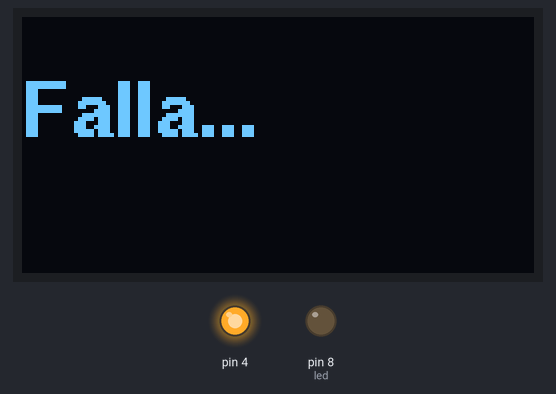
The sketch below on a simulated Arduino Uno, built with avr-gcc and run on an emulated ATmega328P. On the bench: 128×64 one-colour display, output pins drawn as LEDs (lit = HIGH). WiFi joins after 1.5 s; servers stay silent unless stated; uploads are accepted with an empty reply; no radio packets arrive unless stated; what the sketch prints to the serial monitor is not drawn.

Above: at 0.1 s.

The sketch:

rf95_serveru8glib_AM2302_Ethernet_Node.ino
```cpp
// rf95_server.pde
// -*- mode: C++ -*-

#include <Ethernet.h>
#include <SPI.h>
#include <RH_RF95.h>
#include "U8glib.h"
//definimos red ethernet
// Definimos la MAC Address de nuestro Ethernet Shield
byte mac[] = {0x90, 0xA2, 0xDA, 0x0E, 0x98, 0x91};

// Definimos la Dirección IP del Servidor Node.js
byte server[] = {169,254 , 191, 217};

// Definimos la Dirección IP del Arduino
byte ip[] = {169, 254, 191, 88};

// Instanciamos el cliente Ethernet con el que nos conectaremos al servidor
EthernetClient client;
// Definimos la variable donde almacenaremos la respuesta del servidor.
String response = String(10);
// Definimos el separador del mensaje
char separator = '|';
// Utilizaremos esta variable para verificar si la lectura de la respuesta ha comenzado
boolean started = false;
int i=0;
// Singleton instance of the radio driver
//RH_RF95 rf95;
// Change this constructor to match your display!!!
U8GLIB_SSD1306_128X64 u8g(U8G_I2C_OPT_DEV_0|U8G_I2C_OPT_NO_ACK|U8G_I2C_OPT_FAST);  // Fast I2C / TWI

RH_RF95 rf95(5, 2); // Rocket Scream Mini Ultra Pro with the RFM95W
//RH_RF95 rf95(8, 3); // Adafruit Feather M0 with RFM95

// Need this on Arduino Zero with SerialUSB port (eg RocketScream Mini Ultra Pro)
//#define Serial SerialUSB

int led = 8;
int sdcard=4;
uint8_t buf[RH_RF95_MAX_MESSAGE_LEN];
void setup()
{
    Ethernet.begin(mac, ip); // Iniciamos el Ethernet Shield
  // Rocket Scream Mini Ultra Pro with the RFM95W only:
  // Ensure serial flash is not interfering with radio communication on SPI bus
  pinMode(4, OUTPUT);
  digitalWrite(4, HIGH);
u8g.setFont(u8g_font_helvB14);
  u8g.setColorIndex(1); // Instructs the display to draw with a pixel on.

  pinMode(led, OUTPUT);
  Serial.begin(9600);
  while (!Serial) ; // Wait for serial port to be available
  if (!rf95.init())
    Serial.println("init failed");
  Serial.println("init success");

}

void loop()
{
  u8g.firstPage();
 /* if (rf95.available())
  {
    // Should be a message for us now
 //   uint8_t buf[RH_RF95_MAX_MESSAGE_LEN];
    uint8_t len = sizeof(buf);
    if (rf95.recv(buf, &len))
    {
      digitalWrite(led, HIGH);
//      RH_RF95::printBuffer("request: ", buf, len);
      Serial.print("got request: ");
      Serial.println((char*)buf);
//      Serial.print("RSSI: ");
//      Serial.println(rf95.lastRssi(), DEC);

      // Send a reply
      uint8_t data[] = "And hello back to you";
      rf95.send(data, sizeof(data));
      rf95.waitPacketSent();
      Serial.println("Sent a reply");
      i=1;
       digitalWrite(led, LOW);
    }
    else
    {
      //El paquete no es para el server
      Serial.println("recv failed");
      i=2;
    }
  }*/
//////Mensajes display
  do {
       if(i==0){
         u8g.drawStr( 0, 30, "Falla...");
       }
       if(i==1){
          u8g.drawStr( 0, 30, "Rx ok, Rply");
       }
       if(i==2){
          u8g.drawStr( 0, 30, "No Rx. cliente?");
       }

  } while( u8g.nextPage() );
///Fin mensajes display
//var mensaje=(char*)buf;
String mensaje="100";
//Red ethernet
  // Realizamos la conexión al servidor Node.js en el puerto 8080
  if (client.connect(server, 8080)) {
    // Enviamos la peticion GET utilizando el protocolo HTTP
  //  client.println("GET /temp?value=" + String((char*)buf) + " HTTP/1.0");
  client.println("GET /temp?value=" + mensaje + " HTTP/1.0");
    client.println();

    // A continuación realizaremos la lectura de la respuesta desde el servidor
    // En este caso solo vamos a hacer lectura mientras estemos conectados
    // Luego de leer la respuesta completa desconectamos el cliente
    while (client.connected()) {
      // Solo realizaremos la lectura de la respuesta si el cliente tiene
      // algo para nosotros
      if (client.available()) {
        // Debemos leer caracter por caracter
        char c = client.read();

        // En el siguiente bloque de código utilizaremos el separador `|` para
        // verificar cuando empieza y termina el mensaje que necesitamos
        if (c != separator && started) {
          response += c;
        } else if (c == separator && !started) {
          started = true;
        } else if (c == separator && started) {
          started = false;
          client.stop();
        }
      }
    }

    // Luego de recibir la respuesta del servidor podemos decidir cual LED encender
    if (response == "Normal") {
      digitalWrite(led, LOW);
    } else if (response == "Advertencia") {
      digitalWrite(led, HIGH);
    }

    response = ""; // Limpiamos la variable para la siguiente petición
  } else {
    Serial.print("connection failed");
  }
}
```
